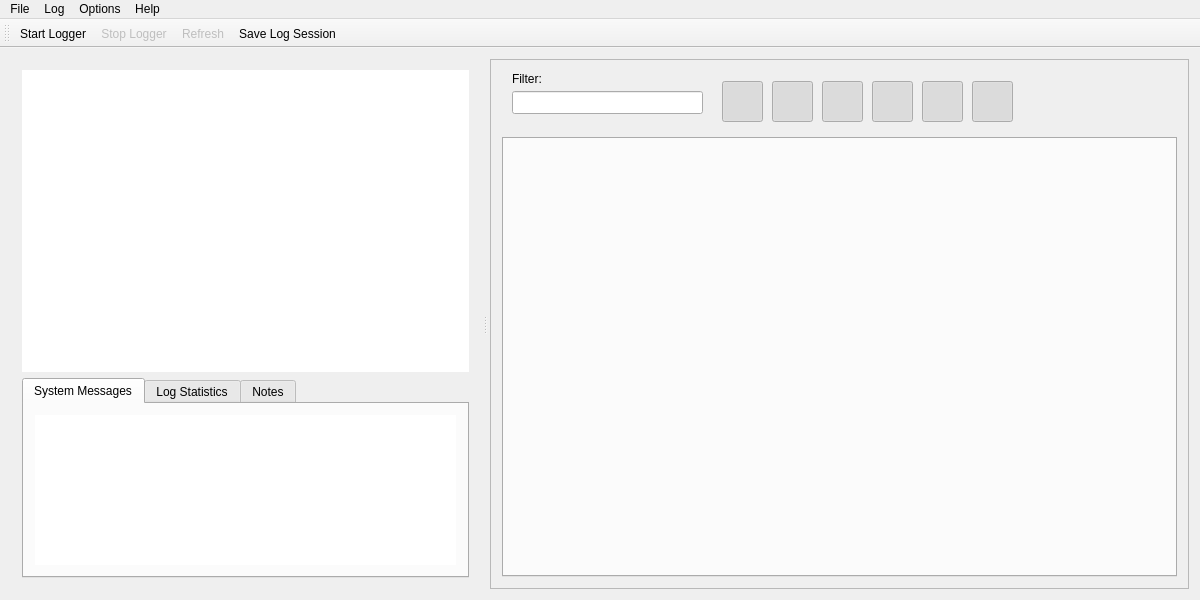
<?xml version="1.0" encoding="UTF-8"?>
<ui version="4.0">
 <class>MainWindow</class>
 <widget class="QMainWindow" name="MainWindow">
  <property name="geometry">
   <rect>
    <x>0</x>
    <y>0</y>
    <width>1200</width>
    <height>600</height>
   </rect>
  </property>
  <property name="sizePolicy">
   <sizepolicy hsizetype="Maximum" vsizetype="Preferred">
    <horstretch>0</horstretch>
    <verstretch>0</verstretch>
   </sizepolicy>
  </property>
  <property name="windowTitle">
   <string>QtYarprun Logger</string>
  </property>
  <property name="windowIcon">
   <iconset resource="res.qrc">
    <normaloff>:/logo.svg</normaloff>:/logo.svg</iconset>
  </property>
  <widget class="QWidget" name="centralWidget">
   <layout class="QVBoxLayout" name="verticalLayout_4">
    <item>
     <widget class="QSplitter" name="splitter">
      <property name="sizePolicy">
       <sizepolicy hsizetype="Preferred" vsizetype="Preferred">
        <horstretch>1</horstretch>
        <verstretch>0</verstretch>
       </sizepolicy>
      </property>
      <property name="minimumSize">
       <size>
        <width>0</width>
        <height>0</height>
       </size>
      </property>
      <property name="frameShape">
       <enum>QFrame::NoFrame</enum>
      </property>
      <property name="midLineWidth">
       <number>0</number>
      </property>
      <property name="orientation">
       <enum>Qt::Horizontal</enum>
      </property>
      <property name="handleWidth">
       <number>10</number>
      </property>
      <widget class="QFrame" name="left_frame">
       <property name="sizePolicy">
        <sizepolicy hsizetype="MinimumExpanding" vsizetype="Preferred">
         <horstretch>1</horstretch>
         <verstretch>0</verstretch>
        </sizepolicy>
       </property>
       <property name="minimumSize">
        <size>
         <width>0</width>
         <height>0</height>
        </size>
       </property>
       <property name="frameShape">
        <enum>QFrame::NoFrame</enum>
       </property>
       <property name="frameShadow">
        <enum>QFrame::Sunken</enum>
       </property>
       <property name="lineWidth">
        <number>0</number>
       </property>
       <layout class="QVBoxLayout" name="verticalLayout">
        <item>
         <widget class="QTreeView" name="yarprunTreeView">
          <property name="sizePolicy">
           <sizepolicy hsizetype="Expanding" vsizetype="Expanding">
            <horstretch>5</horstretch>
            <verstretch>5</verstretch>
           </sizepolicy>
          </property>
          <property name="contextMenuPolicy">
           <enum>Qt::CustomContextMenu</enum>
          </property>
          <property name="frameShape">
           <enum>QFrame::NoFrame</enum>
          </property>
          <property name="lineWidth">
           <number>0</number>
          </property>
          <property name="editTriggers">
           <set>QAbstractItemView::NoEditTriggers</set>
          </property>
          <property name="rootIsDecorated">
           <bool>false</bool>
          </property>
          <property name="sortingEnabled">
           <bool>true</bool>
          </property>
          <attribute name="headerVisible">
           <bool>true</bool>
          </attribute>
         </widget>
        </item>
        <item>
         <widget class="QFrame" name="frame_2">
          <property name="sizePolicy">
           <sizepolicy hsizetype="Expanding" vsizetype="Minimum">
            <horstretch>0</horstretch>
            <verstretch>1</verstretch>
           </sizepolicy>
          </property>
          <property name="minimumSize">
           <size>
            <width>0</width>
            <height>200</height>
           </size>
          </property>
          <property name="baseSize">
           <size>
            <width>0</width>
            <height>0</height>
           </size>
          </property>
          <property name="frameShape">
           <enum>QFrame::NoFrame</enum>
          </property>
          <property name="frameShadow">
           <enum>QFrame::Raised</enum>
          </property>
          <layout class="QHBoxLayout" name="horizontalLayout">
           <property name="leftMargin">
            <number>0</number>
           </property>
           <property name="topMargin">
            <number>0</number>
           </property>
           <property name="rightMargin">
            <number>0</number>
           </property>
           <property name="bottomMargin">
            <number>0</number>
           </property>
           <item>
            <widget class="QTabWidget" name="tabWidget">
             <property name="minimumSize">
              <size>
               <width>0</width>
               <height>200</height>
              </size>
             </property>
             <property name="currentIndex">
              <number>0</number>
             </property>
             <widget class="QWidget" name="tab">
              <attribute name="title">
               <string>System Messages</string>
              </attribute>
              <layout class="QVBoxLayout" name="verticalLayout_5">
               <item>
                <widget class="MessageWidget" name="system_message">
                 <property name="frameShape">
                  <enum>QFrame::NoFrame</enum>
                 </property>
                 <property name="frameShadow">
                  <enum>QFrame::Plain</enum>
                 </property>
                </widget>
               </item>
              </layout>
             </widget>
             <widget class="QWidget" name="tab_2">
              <attribute name="title">
               <string>Log Statistics</string>
              </attribute>
              <layout class="QVBoxLayout" name="verticalLayout_6">
               <item>
                <widget class="QPlainTextEdit" name="plainTextEdit_2">
                 <property name="frameShape">
                  <enum>QFrame::NoFrame</enum>
                 </property>
                 <property name="frameShadow">
                  <enum>QFrame::Plain</enum>
                 </property>
                </widget>
               </item>
              </layout>
             </widget>
             <widget class="QWidget" name="tab_3">
              <attribute name="title">
               <string>Notes</string>
              </attribute>
              <layout class="QVBoxLayout" name="verticalLayout_2">
               <item>
                <widget class="QPlainTextEdit" name="plainTextEdit">
                 <property name="frameShape">
                  <enum>QFrame::NoFrame</enum>
                 </property>
                 <property name="frameShadow">
                  <enum>QFrame::Plain</enum>
                 </property>
                </widget>
               </item>
              </layout>
             </widget>
            </widget>
           </item>
          </layout>
         </widget>
        </item>
       </layout>
      </widget>
      <widget class="QFrame" name="right_frame">
       <property name="sizePolicy">
        <sizepolicy hsizetype="Maximum" vsizetype="Preferred">
         <horstretch>3</horstretch>
         <verstretch>0</verstretch>
        </sizepolicy>
       </property>
       <property name="minimumSize">
        <size>
         <width>0</width>
         <height>0</height>
        </size>
       </property>
       <property name="frameShape">
        <enum>QFrame::StyledPanel</enum>
       </property>
       <property name="frameShadow">
        <enum>QFrame::Sunken</enum>
       </property>
       <property name="lineWidth">
        <number>1</number>
       </property>
       <layout class="QVBoxLayout" name="verticalLayout_3">
        <item>
         <widget class="QFrame" name="frame">
          <property name="minimumSize">
           <size>
            <width>0</width>
            <height>60</height>
           </size>
          </property>
          <property name="frameShape">
           <enum>QFrame::NoFrame</enum>
          </property>
          <property name="frameShadow">
           <enum>QFrame::Raised</enum>
          </property>
          <widget class="QPushButton" name="DisplayUnformattedEnable">
           <property name="geometry">
            <rect>
             <x>470</x>
             <y>10</y>
             <width>41</width>
             <height>41</height>
            </rect>
           </property>
           <property name="text">
            <string/>
           </property>
           <property name="icon">
            <iconset resource="res.qrc">
             <normaloff>:/images/all_b.png</normaloff>
             <normalon>:/images/all.png</normalon>:/images/all_b.png</iconset>
           </property>
           <property name="iconSize">
            <size>
             <width>32</width>
             <height>32</height>
            </size>
           </property>
           <property name="checkable">
            <bool>true</bool>
           </property>
           <property name="checked">
            <bool>true</bool>
           </property>
           <property name="autoDefault">
            <bool>false</bool>
           </property>
           <property name="default">
            <bool>false</bool>
           </property>
           <property name="flat">
            <bool>false</bool>
           </property>
          </widget>
          <widget class="QPushButton" name="DisplayWarningEnable">
           <property name="geometry">
            <rect>
             <x>270</x>
             <y>10</y>
             <width>41</width>
             <height>41</height>
            </rect>
           </property>
           <property name="text">
            <string/>
           </property>
           <property name="icon">
            <iconset resource="res.qrc">
             <normaloff>:/images/warning_b.png</normaloff>
             <normalon>:/images/warning.png</normalon>:/images/warning_b.png</iconset>
           </property>
           <property name="iconSize">
            <size>
             <width>32</width>
             <height>32</height>
            </size>
           </property>
           <property name="checkable">
            <bool>true</bool>
           </property>
           <property name="checked">
            <bool>true</bool>
           </property>
           <property name="autoDefault">
            <bool>false</bool>
           </property>
           <property name="default">
            <bool>false</bool>
           </property>
           <property name="flat">
            <bool>false</bool>
           </property>
          </widget>
          <widget class="QPushButton" name="DisplayInfoEnable">
           <property name="geometry">
            <rect>
             <x>320</x>
             <y>10</y>
             <width>41</width>
             <height>41</height>
            </rect>
           </property>
           <property name="text">
            <string/>
           </property>
           <property name="icon">
            <iconset resource="res.qrc">
             <normaloff>:/images/info_b.png</normaloff>
             <normalon>:/images/info.png</normalon>:/images/info_b.png</iconset>
           </property>
           <property name="iconSize">
            <size>
             <width>32</width>
             <height>32</height>
            </size>
           </property>
           <property name="checkable">
            <bool>true</bool>
           </property>
           <property name="checked">
            <bool>true</bool>
           </property>
           <property name="autoDefault">
            <bool>false</bool>
           </property>
           <property name="default">
            <bool>false</bool>
           </property>
           <property name="flat">
            <bool>false</bool>
           </property>
          </widget>
          <widget class="QPushButton" name="DisplayDebugEnable">
           <property name="geometry">
            <rect>
             <x>370</x>
             <y>10</y>
             <width>41</width>
             <height>41</height>
            </rect>
           </property>
           <property name="text">
            <string/>
           </property>
           <property name="icon">
            <iconset resource="res.qrc">
             <normaloff>:/images/debug_b.png</normaloff>
             <normalon>:/images/debug.png</normalon>:/images/debug_b.png</iconset>
           </property>
           <property name="iconSize">
            <size>
             <width>32</width>
             <height>32</height>
            </size>
           </property>
           <property name="checkable">
            <bool>true</bool>
           </property>
           <property name="checked">
            <bool>true</bool>
           </property>
           <property name="autoDefault">
            <bool>false</bool>
           </property>
           <property name="default">
            <bool>false</bool>
           </property>
           <property name="flat">
            <bool>false</bool>
           </property>
          </widget>
          <widget class="QPushButton" name="DisplayErrorEnable">
           <property name="geometry">
            <rect>
             <x>220</x>
             <y>10</y>
             <width>41</width>
             <height>41</height>
            </rect>
           </property>
           <property name="text">
            <string/>
           </property>
           <property name="icon">
            <iconset resource="res.qrc">
             <normaloff>:/images/error_b.png</normaloff>
             <normalon>:/images/error.png</normalon>:/images/error_b.png</iconset>
           </property>
           <property name="iconSize">
            <size>
             <width>32</width>
             <height>32</height>
            </size>
           </property>
           <property name="checkable">
            <bool>true</bool>
           </property>
           <property name="checked">
            <bool>true</bool>
           </property>
           <property name="autoDefault">
            <bool>false</bool>
           </property>
           <property name="default">
            <bool>false</bool>
           </property>
           <property name="flat">
            <bool>false</bool>
           </property>
          </widget>
          <widget class="QLabel" name="label_2">
           <property name="geometry">
            <rect>
             <x>10</x>
             <y>0</y>
             <width>51</width>
             <height>16</height>
            </rect>
           </property>
           <property name="text">
            <string>Filter:</string>
           </property>
          </widget>
          <widget class="QLineEdit" name="filterLineEdit">
           <property name="geometry">
            <rect>
             <x>10</x>
             <y>20</y>
             <width>191</width>
             <height>23</height>
            </rect>
           </property>
          </widget>
          <widget class="QPushButton" name="DisplayTraceEnable">
           <property name="geometry">
            <rect>
             <x>420</x>
             <y>10</y>
             <width>41</width>
             <height>41</height>
            </rect>
           </property>
           <property name="text">
            <string/>
           </property>
           <property name="icon">
            <iconset resource="res.qrc">
             <normaloff>:/images/trace_b.png</normaloff>
             <normalon>:/images/trace.png</normalon>:/images/trace_b.png</iconset>
           </property>
           <property name="iconSize">
            <size>
             <width>32</width>
             <height>32</height>
            </size>
           </property>
           <property name="checkable">
            <bool>true</bool>
           </property>
           <property name="checked">
            <bool>true</bool>
           </property>
           <property name="autoDefault">
            <bool>false</bool>
           </property>
           <property name="default">
            <bool>false</bool>
           </property>
           <property name="flat">
            <bool>false</bool>
           </property>
          </widget>
         </widget>
        </item>
        <item>
         <widget class="QTabWidget" name="logtabs">
          <property name="baseSize">
           <size>
            <width>580</width>
            <height>0</height>
           </size>
          </property>
          <property name="currentIndex">
           <number>-1</number>
          </property>
          <property name="tabsClosable">
           <bool>true</bool>
          </property>
         </widget>
        </item>
       </layout>
      </widget>
     </widget>
    </item>
   </layout>
  </widget>
  <widget class="QMenuBar" name="menuBar">
   <property name="geometry">
    <rect>
     <x>0</x>
     <y>0</y>
     <width>1200</width>
     <height>30</height>
    </rect>
   </property>
   <widget class="QMenu" name="menuFile">
    <property name="title">
     <string>File</string>
    </property>
    <addaction name="actionStart_Logger"/>
    <addaction name="actionStop_Logger"/>
    <addaction name="actionRefresh"/>
    <addaction name="separator"/>
    <addaction name="actionSave_Log"/>
    <addaction name="actionLoad_Log"/>
    <addaction name="separator"/>
    <addaction name="actionClear"/>
   </widget>
   <widget class="QMenu" name="menuOptions">
    <property name="title">
     <string>Options</string>
    </property>
    <addaction name="actionShow_YarprunTimestamps"/>
    <addaction name="actionShow_LocalTimestamps"/>
    <addaction name="actionShow_System_Time"/>
    <addaction name="actionShow_Network_Time"/>
    <addaction name="actionShow_Log_Level"/>
    <addaction name="actionShow_Filename"/>
    <addaction name="actionShow_Line_Number"/>
    <addaction name="actionShow_Function"/>
    <addaction name="actionShow_Hostname"/>
    <addaction name="actionShow_Pid"/>
    <addaction name="actionShow_Cmd"/>
    <addaction name="actionShow_Args"/>
    <addaction name="actionShow_Thread_Id"/>
    <addaction name="actionShow_Component"/>
    <addaction name="separator"/>
    <addaction name="actionShow_Colors"/>
    <addaction name="actionShow_Grid"/>
    <addaction name="separator"/>
    <addaction name="actionShow_Mute_Ports"/>
    <addaction name="separator"/>
    <addaction name="actionAdvanced"/>
   </widget>
   <widget class="QMenu" name="menuHelp">
    <property name="title">
     <string>Help</string>
    </property>
    <addaction name="actionAbout_QtYarpLogger"/>
    <addaction name="separator"/>
    <addaction name="actionAbout_QtYarpLogger_2"/>
   </widget>
   <widget class="QMenu" name="menuLog">
    <property name="title">
     <string>Log</string>
    </property>
    <addaction name="actionClear_current_log"/>
    <addaction name="actionExport_current_log_to_text_file"/>
    <addaction name="actionDisable_current_log"/>
    <addaction name="actionReset_current_log_error_warning_counters"/>
   </widget>
   <addaction name="menuFile"/>
   <addaction name="menuLog"/>
   <addaction name="menuOptions"/>
   <addaction name="menuHelp"/>
  </widget>
  <widget class="QToolBar" name="mainToolBar">
   <attribute name="toolBarArea">
    <enum>TopToolBarArea</enum>
   </attribute>
   <attribute name="toolBarBreak">
    <bool>false</bool>
   </attribute>
   <addaction name="actionStart_Logger"/>
   <addaction name="actionStop_Logger"/>
   <addaction name="actionRefresh"/>
   <addaction name="actionSave_Log"/>
  </widget>
  <action name="actionAbout_QtYarpLogger">
   <property name="text">
    <string>Help</string>
   </property>
  </action>
  <action name="actionShow_YarprunTimestamps">
   <property name="checkable">
    <bool>true</bool>
   </property>
   <property name="checked">
    <bool>true</bool>
   </property>
   <property name="text">
    <string>Show Yarprun Timestamps</string>
   </property>
  </action>
  <action name="actionSave_Log">
   <property name="icon">
    <iconset resource="res.qrc">
     <normaloff>:/images/save.png</normaloff>:/images/save.png</iconset>
   </property>
   <property name="text">
    <string>Save Log Session</string>
   </property>
  </action>
  <action name="actionLoad_Log">
   <property name="text">
    <string>Load Log Session</string>
   </property>
  </action>
  <action name="actionStart_Logger">
   <property name="icon">
    <iconset resource="res.qrc">
     <normaloff>:/images/run.png</normaloff>:/images/run.png</iconset>
   </property>
   <property name="text">
    <string>Start Logger</string>
   </property>
  </action>
  <action name="actionAbout_QtYarpLogger_2">
   <property name="text">
    <string>about QtYarpLogger</string>
   </property>
  </action>
  <action name="actionStop_Logger">
   <property name="enabled">
    <bool>false</bool>
   </property>
   <property name="icon">
    <iconset resource="res.qrc">
     <normaloff>:/images/stop.png</normaloff>:/images/stop.png</iconset>
   </property>
   <property name="text">
    <string>Stop Logger</string>
   </property>
  </action>
  <action name="actionShow_Log_Level">
   <property name="checkable">
    <bool>true</bool>
   </property>
   <property name="checked">
    <bool>true</bool>
   </property>
   <property name="text">
    <string>Show Log Level</string>
   </property>
  </action>
  <action name="actionShow_Colors">
   <property name="checkable">
    <bool>true</bool>
   </property>
   <property name="checked">
    <bool>true</bool>
   </property>
   <property name="text">
    <string>Show Colors</string>
   </property>
  </action>
  <action name="actionShow_Grid">
   <property name="checkable">
    <bool>true</bool>
   </property>
   <property name="checked">
    <bool>true</bool>
   </property>
   <property name="text">
    <string>Show Grid</string>
   </property>
  </action>
  <action name="actionAdvanced">
   <property name="text">
    <string>Advanced...</string>
   </property>
  </action>
  <action name="actionShow_Mute_Ports">
   <property name="checkable">
    <bool>true</bool>
   </property>
   <property name="checked">
    <bool>true</bool>
   </property>
   <property name="text">
    <string>Show Mute Ports</string>
   </property>
  </action>
  <action name="actionRefresh">
   <property name="enabled">
    <bool>false</bool>
   </property>
   <property name="icon">
    <iconset resource="res.qrc">
     <normaloff>:/images/progress.png</normaloff>:/images/progress.png</iconset>
   </property>
   <property name="text">
    <string>Refresh</string>
   </property>
  </action>
  <action name="actionClear">
   <property name="text">
    <string>Clear Session</string>
   </property>
  </action>
  <action name="actionShow_LocalTimestamps">
   <property name="checkable">
    <bool>true</bool>
   </property>
   <property name="checked">
    <bool>true</bool>
   </property>
   <property name="text">
    <string>Show Local Timestamps</string>
   </property>
  </action>
  <action name="actionClear_current_log">
   <property name="text">
    <string>Clear current log</string>
   </property>
  </action>
  <action name="actionExport_current_log_to_text_file">
   <property name="text">
    <string>Export current log to text file</string>
   </property>
  </action>
  <action name="actionDisable_current_log">
   <property name="text">
    <string>Enable/Disable current log</string>
   </property>
  </action>
  <action name="actionReset_current_log_error_warning_counters">
   <property name="text">
    <string>Reset error/warning counters</string>
   </property>
  </action>
  <action name="actionShow_Filename">
   <property name="checkable">
    <bool>true</bool>
   </property>
   <property name="text">
    <string>Show Filename</string>
   </property>
  </action>
  <action name="actionShow_Line_Number">
   <property name="checkable">
    <bool>true</bool>
   </property>
   <property name="text">
    <string>Show Line Number</string>
   </property>
  </action>
  <action name="actionShow_Function">
   <property name="checkable">
    <bool>true</bool>
   </property>
   <property name="text">
    <string>Show Function</string>
   </property>
  </action>
  <action name="actionShow_Thread_Id">
   <property name="checkable">
    <bool>true</bool>
   </property>
   <property name="text">
    <string>Show Thread Id</string>
   </property>
  </action>
  <action name="actionShow_Component">
   <property name="checkable">
    <bool>true</bool>
   </property>
   <property name="checked">
    <bool>true</bool>
   </property>
   <property name="text">
    <string>Show Component</string>
   </property>
  </action>
  <action name="actionShow_System_Time">
   <property name="checkable">
    <bool>true</bool>
   </property>
   <property name="text">
    <string>Show System Time</string>
   </property>
  </action>
  <action name="actionShow_Network_Time">
   <property name="checkable">
    <bool>true</bool>
   </property>
   <property name="text">
    <string>Show Network Time</string>
   </property>
  </action>
  <action name="actionShow_Hostname">
   <property name="checkable">
    <bool>true</bool>
   </property>
   <property name="text">
    <string>Show Hostname</string>
   </property>
  </action>
  <action name="actionShow_Pid">
   <property name="checkable">
    <bool>true</bool>
   </property>
   <property name="text">
    <string>Show Pid</string>
   </property>
  </action>
  <action name="actionShow_Cmd">
   <property name="checkable">
    <bool>true</bool>
   </property>
   <property name="text">
    <string>Show Cmd</string>
   </property>
  </action>
  <action name="actionShow_Args">
   <property name="checkable">
    <bool>true</bool>
   </property>
   <property name="text">
    <string>Show Args</string>
   </property>
  </action>
 </widget>
 <layoutdefault spacing="6" margin="11"/>
 <customwidgets>
  <customwidget>
   <class>MessageWidget</class>
   <extends>QListWidget</extends>
   <header>messageWidget.h</header>
  </customwidget>
 </customwidgets>
 <resources>
  <include location="res.qrc"/>
 </resources>
 <connections/>
</ui>
